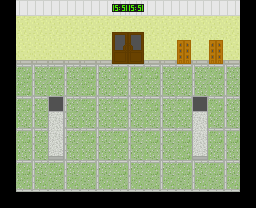

A 2D game scene composited from a Tiled map and its tileset images. What follows is a short description and the map's XML, with every tile layer's data as written:
An orthogonal 16x13 tile map with 16x16 px tiles, 1 tile layer (background) and 7 objects.

<map version="1.4" tiledversion="1.4.3" orientation="orthogonal" renderorder="right-up" width="16" height="13" tilewidth="16" tileheight="16" infinite="0" nextlayerid="3" nextobjectid="23">
 <tileset firstgid="1" source="../hall_tiles.tsx" />
 <layer id="1" name="background" width="16" height="13">
  <data encoding="csv">
0,16,16,16,16,16,16,61,61,16,16,16,16,16,16,0,
0,50,50,50,50,50,50,50,50,50,50,50,50,50,50,0,
0,50,50,50,50,50,50,43,44,50,50,9,50,9,50,0,
0,42,42,42,42,42,42,52,53,42,42,8,42,8,42,0,
0,38,46,38,46,38,46,38,47,38,46,38,46,38,46,0,
0,2,28,1,28,2,28,1,28,1,28,1,28,1,28,0,
0,38,46,7,46,38,46,38,46,38,46,38,7,38,46,0,
0,1,28,68,28,1,28,1,28,1,28,1,68,1,28,0,
0,38,46,68,46,38,46,38,46,38,46,38,68,38,47,0,
0,1,28,60,28,1,28,1,28,1,28,2,60,1,28,0,
0,38,46,38,46,38,46,38,46,38,46,38,46,38,46,0,
0,11,65,12,65,12,65,12,65,12,65,12,65,12,65,0,
0,0,0,0,0,0,0,0,0,0,0,0,0,0,0,0
</data>
 </layer>
 <objectgroup id="2" name="walls">
  <object id="4" x="48" y="112" width="16" height="48" />
  <object id="5" x="192" y="111.818" width="16" height="48.1818" />
  <object id="9" x="16" y="0" width="224" height="48.1818" />
  <object id="10" x="8.625" y="9.5" height="0.125" />
  <object id="15" x="-0.3636" y="-0.3636" width="16" height="192" />
  <object id="17" x="240" y="0" width="16" height="192" />
  <object id="20" x="0" y="192" width="256" height="16" />
 </objectgroup>
</map>